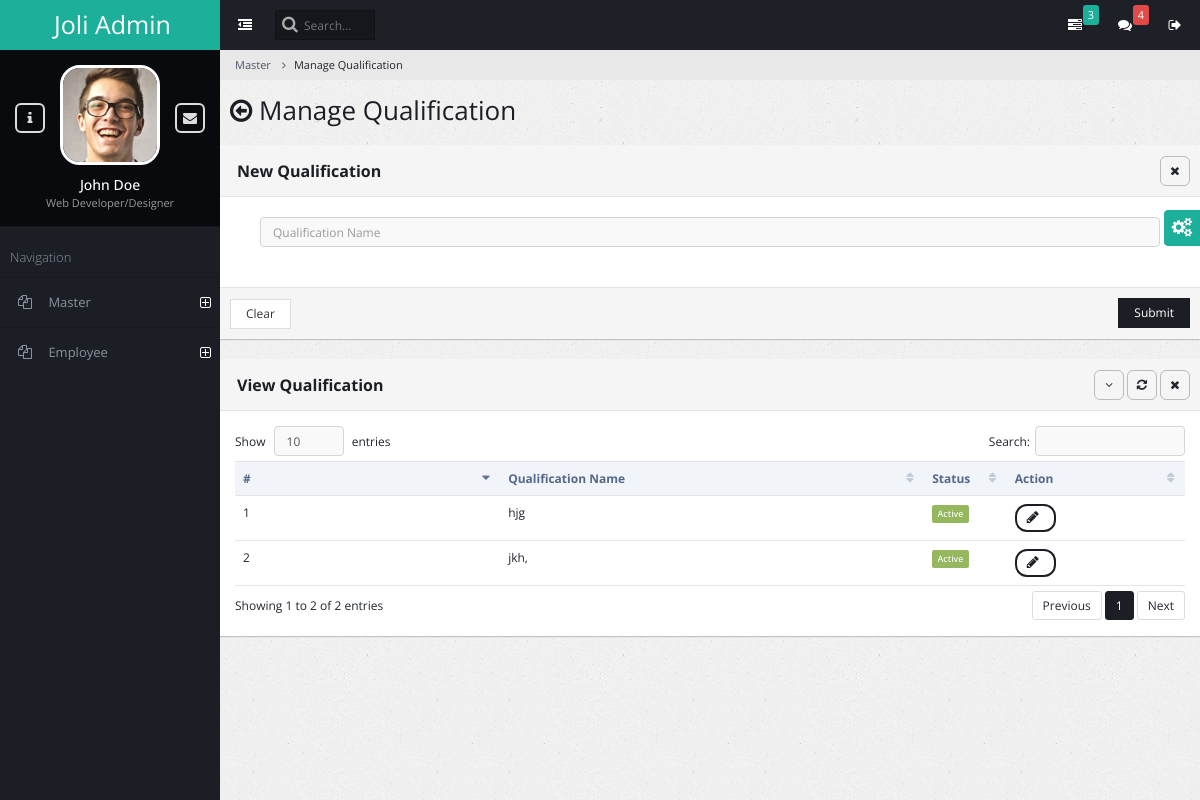
Page /admin_master_qua/ on the committed database.
### admin_general/models.py (models this page shows)
class Qualification(models.Model):
  Qualification_Name = models.CharField(max_length=255)
  Status = models.BooleanField(default=True)

### admin_general/views.py (the view, shortened to what this page needs)
# urls.py: path('admin_master_qua/', views.admin_master_qua,name='admin_master_qualification'),
def admin_master_qua(request):
      error=""
      success=""
      qualifications = Qualification.objects.all()
      return render(request, 'admin_master_qualification.html', {'qualifications': qualifications,'qua_error_msg':error,'qua_success_msg':success})

### admin_general/templates/admin_master_qualification.html (shortened to what this page needs)
{% extends "base.html" %}
{% block content %}
<ul class="breadcrumb">
    <li><a href="#">Master</a></li>
    <li class="active">Manage Qualification</li>
</ul>
<div class="content-frame-top">
    <div class="page-title">
        <h2><span class="fa fa-arrow-circle-o-left"></span> Manage Qualification</h2>
    </div>
</div>
<form method="post" action="{% url 'admin_master_qualification' %}">
<div class="panel panel-default">
    <div class="panel-heading ui-draggable-handle">
        <h1 class="panel-title"><strong></strong><b>New Qualification</b></h1>
        <ul class="panel-controls">
            <li><a href="#" class="panel-remove"><span class="fa fa-times"></span></a></li>
        </ul>
    </div>
    <div class="panel-body">
        <div class="block">
            <div class="col-md-12">
                <div>
                    <input type="text" placeholder="Qualification Name" name="qualification_name" class="form-control" autofocus required>
                </div>
            </div>
        </div>
    </div>
    <div class="panel-footer">
        <input type="reset" class="btn btn-default" value="Clear">
        <button class="btn btn-primary pull-right">Submit</button>
    </div>
</div>
</form>
<div class="panel panel-default">
    <div class="panel-heading ui-draggable-handle">
        <h1 class="panel-title"><b>View Qualification</b></h1>
        <ul class="panel-controls">
            <li><a href="#" class="panel-collapse"><span class="fa fa-angle-down"></span></a></li>
            <li><a href="#" class="panel-refresh"><span class="fa fa-refresh"></span></a></li>
            <li><a href="#" class="panel-remove"><span class="fa fa-times"></span></a></li>
        </ul>
    </div>
    <div class="panel-body">
        <table class="table datatable dataTable no-footer" id="DataTables_Table_0" role="grid" aria-describedby="DataTables_Table_0_info">
            <thead>
                <tr role="row"><th class="sorting_asc" tabindex="0" aria-controls="DataTables_Table_0" rowspan="1" colspan="1" aria-sort="ascending" aria-label="Name: activate to sort column ascending" style="width: 198px;">#</th><th class="sorting" tabindex="0" aria-controls="DataTables_Table_0" rowspan="1" colspan="1" aria-label="Position: activate to sort column ascending" style="width: 309px;">Qualification Name</th><th class="sorting" tabindex="0" aria-controls="DataTables_Table_0" rowspan="1" colspan="1" aria-label="Age: activate to sort column ascending" style="width: 70px;">Status</th><th class="sorting" tabindex="0" aria-controls="DataTables_Table_0" rowspan="1" colspan="1" aria-label="Start date: activate to sort column ascending" style="width: 137px;">Action</th></tr>
            </thead>
            <tbody>
            {% for qualification in qualifications %}
            <tr role="row" class="odd">
                <td class="sorting_1">{{forloop.counter}}</td>
                <td>{{qualification.Qualification_Name}}</td>
                <td>{% if qualification.Status %}<span class="label label-success">Active</span>{% else %}<span class="label label-danger">Deactive</span>{% endif %}</td>
                        <td>
                            <button class="btn btn-primary btn-rounded"  onclick="edit_qua({{qualification.id}});"><span id="spinner{{qualification.id}}" class="fa fa-pencil"></span></button>
                        </td>
                    </tr>
            {% endfor %}
                </tbody>
        </table>
    </div>
</div>
{% endblock content %}

### rows in the picture
Qualification: Qualification_Name "hjg", Status "Active"
Qualification: Qualification_Name "jkh,", Status "Active"
